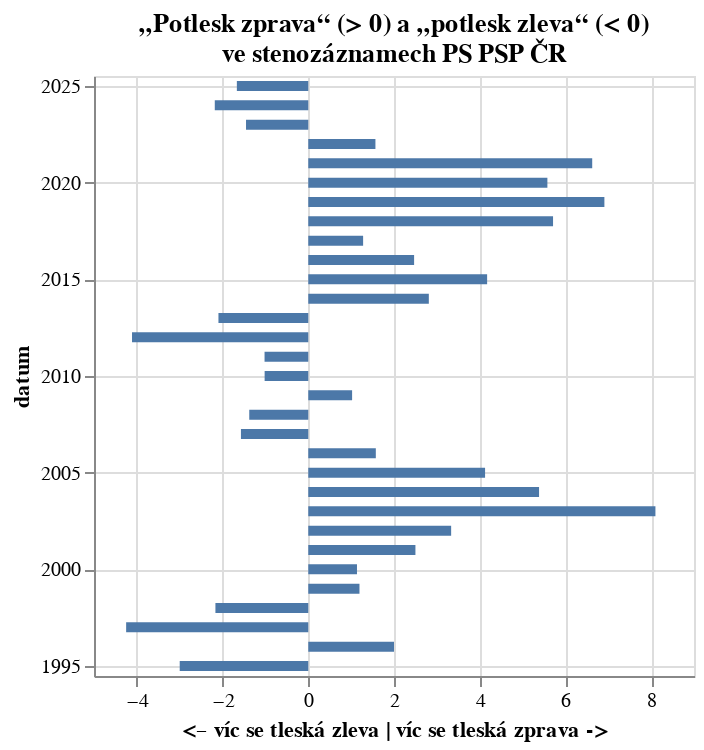

Notebook code cell kept with this figure:
### Markdown cell above
## Po 13 letech se víc tleská zleva!

### Code cell
alt.Chart(
    pravolevo.to_pandas(),
    title=["„Potlesk zprava“ (> 0) a „potlesk zleva“ (< 0)","ve stenozáznamech PS PSP ČR"]
).mark_bar().encode(alt.Y('datum:T'),alt.X('pravo-levo:Q',axis=alt.Axis(title="<– víc se tleská zleva | víc se tleská zprava ->")))

### Figure 1 — Vega-Lite specification as saved in the notebook (floating-point values rounded to 4 significant figures)
{"config": {"view": {"continuousWidth": 300, "continuousHeight": 300}}, "data": {"name": "data-adfd5d8bc236c16888fcc4587ff5153f"}, "mark": {"type": "bar"}, "encoding": {"x": {"axis": {"title": "<– víc se tleská zleva | víc se tleská zprava ->"}, "field": "pravo-levo", "type": "quantitative"}, "y": {"field": "datum", "type": "temporal"}}, "title": ["„Potlesk zprava“ (> 0) a „potlesk zleva“ (< 0)", "ve stenozáznamech PS PSP ČR"], "$schema": "https://vega.github.io/schema/vega-lite/v5.8.0.json", "datasets": {"data-adfd5d8bc236c16888fcc4587ff5153f": [{"datum": "1995-01-01T00:00:00", "zleva": 0.0003451, "datum_right": "1995-01-01T00:00:00", "zprava": 0.000115, "pravo-levo": -3.0}, {"datum": "1996-01-01T00:00:00", "zleva": 0.0003283, "datum_right": "1996-01-01T00:00:00", "zprava": 0.0006565, "pravo-levo": 2.0}, {"datum": "1997-01-01T00:00:00", "zleva": 0.00107, "datum_right": "1997-01-01T00:00:00", "zprava": 0.0002517, "pravo-levo": -4.25}, {"datum": "1998-01-01T00:00:00", "zleva": 0.001139, "datum_right": "1998-01-01T00:00:00", "zprava": 0.0005258, "pravo-levo": -2.167}, {"datum": "1999-01-01T00:00:00", "zleva": 0.001842, "datum_right": "1999-01-01T00:00:00", "zprava": 0.002201, "pravo-levo": 1.194}, {"datum": "2000-01-01T00:00:00", "zleva": 0.0009747, "datum_right": "2000-01-01T00:00:00", "zprava": 0.001108, "pravo-levo": 1.136}, {"datum": "2001-01-01T00:00:00", "zleva": 0.000311, "datum_right": "2001-01-01T00:00:00", "zprava": 0.0007775, "pravo-levo": 2.5}, {"datum": "2002-01-01T00:00:00", "zleva": 0.000388, "datum_right": "2002-01-01T00:00:00", "zprava": 0.001293, "pravo-levo": 3.333}, {"datum": "2003-01-01T00:00:00", "zleva": 0.0004808, "datum_right": "2003-01-01T00:00:00", "zprava": 0.003895, "pravo-levo": 8.1}, {"datum": "2004-01-01T00:00:00", "zleva": 0.0006702, "datum_right": "2004-01-01T00:00:00", "zprava": 0.003609, "pravo-levo": 5.385}, {"datum": "2005-01-01T00:00:00", "zleva": 0.0006332, "datum_right": "2005-01-01T00:00:00", "zprava": 0.002612, "pravo-levo": 4.125}, {"datum": "2006-01-01T00:00:00", "zleva": 0.001857, "datum_right": "2006-01-01T00:00:00", "zprava": 0.002925, "pravo-levo": 1.576}, {"datum": "2007-01-01T00:00:00", "zleva": 0.005811, "datum_right": "2007-01-01T00:00:00", "zprava": 0.003698, "pravo-levo": -1.571}, {"datum": "2008-01-01T00:00:00", "zleva": 0.004393, "datum_right": "2008-01-01T00:00:00", "zprava": 0.003189, "pravo-levo": -1.377}, {"datum": "2009-01-01T00:00:00", "zleva": 0.004524, "datum_right": "2009-01-01T00:00:00", "zprava": 0.004626, "pravo-levo": 1.022}, {"datum": "2010-01-01T00:00:00", "zleva": 0.008548, "datum_right": "2010-01-01T00:00:00", "zprava": 0.008392, "pravo-levo": -1.019}, {"datum": "2011-01-01T00:00:00", "zleva": 0.008436, "datum_right": "2011-01-01T00:00:00", "zprava": 0.008268, "pravo-levo": -1.02}, {"datum": "2012-01-01T00:00:00", "zleva": 0.01731, "datum_right": "2012-01-01T00:00:00", "zprava": 0.004209, "pravo-levo": -4.113}, {"datum": "2013-01-01T00:00:00", "zleva": 0.01106, "datum_right": "2013-01-01T00:00:00", "zprava": 0.005278, "pravo-levo": -2.096}, {"datum": "2014-01-01T00:00:00", "zleva": 0.00539, "datum_right": "2014-01-01T00:00:00", "zprava": 0.01516, "pravo-levo": 2.812}, {"datum": "2015-01-01T00:00:00", "zleva": 0.003816, "datum_right": "2015-01-01T00:00:00", "zprava": 0.01592, "pravo-levo": 4.173}, {"datum": "2016-01-01T00:00:00", "zleva": 0.003639, "datum_right": "2016-01-01T00:00:00", "zprava": 0.008986, "pravo-levo": 2.469}, {"datum": "2017-01-01T00:00:00", "zleva": 0.003818, "datum_right": "2017-01-01T00:00:00", "zprava": 0.004885, "pravo-levo": 1.279}, {"datum": "2018-01-01T00:00:00", "zleva": 0.002187, "datum_right": "2018-01-01T00:00:00", "zprava": 0.01249, "pravo-levo": 5.711}, {"datum": "2019-01-01T00:00:00", "zleva": 0.001333, "datum_right": "2019-01-01T00:00:00", "zprava": 0.009212, "pravo-levo": 6.909}, {"datum": "2020-01-01T00:00:00", "zleva": 0.0008061, "datum_right": "2020-01-01T00:00:00", "zprava": 0.004497, "pravo-levo": 5.579}, {"datum": "2021-01-01T00:00:00", "zleva": 0.0003965, "datum_right": "2021-01-01T00:00:00", "zprava": 0.002627, "pravo-levo": 6.625}, {"datum": "2022-01-01T00:00:00", "zleva": 0.004322, "datum_right": "2022-01-01T00:00:00", "zprava": 0.006772, "pravo-levo": 1.567}, {"datum": "2023-01-01T00:00:00", "zleva": 0.006169, "datum_right": "2023-01-01T00:00:00", "zprava": 0.004246, "pravo-levo": -1.453}, {"datum": "2024-01-01T00:00:00", "zleva": 0.005956, "datum_right": "2024-01-01T00:00:00", "zprava": 0.00273, "pravo-levo": -2.182}, {"datum": "2025-01-01T00:00:00", "zleva": 0.002384, "datum_right": "2025-01-01T00:00:00", "zprava": 0.00143, "pravo-levo": -1.667}]}}
